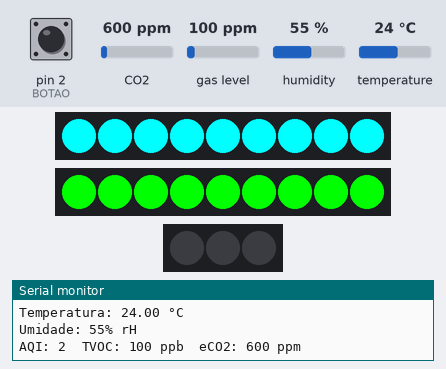
Recording of a sketch running on a simulated Arduino Uno, built with avr-gcc and run on an emulated ATmega328P. Parts: 2 × 9 RGB LEDs in strip order, left to right, 3 RGB LEDs in strip order, left to right, the last lines printed to the serial monitor. The test bench sets the inputs (shaded band); at power-on: CO2 600 ppm, temperature 24 °C, pin 2 (BOTAO) LOW, gas level 100 ppm, humidity 55 %.

Above: at 5.9 s.
6.0 s: CO2 set to 452 ppm
At 11.2 s:
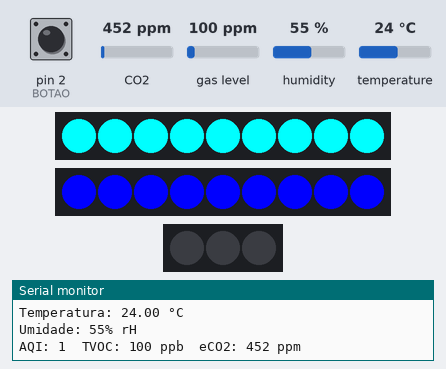
12.1 s: temperature set to 20.5 °C
18.2 s: temperature set to 19.2 °C
At 21.1 s:
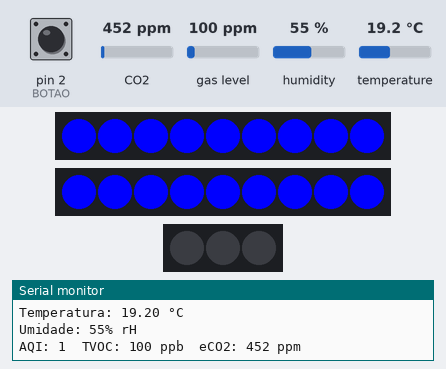
24.3 s: pin 2 (BOTAO) pulled HIGH for 3 s
At 26.0 s:
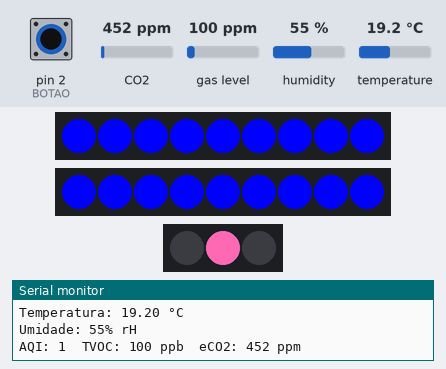
30.4 s: CO2 set to 1050 ppm
At 30.9 s:
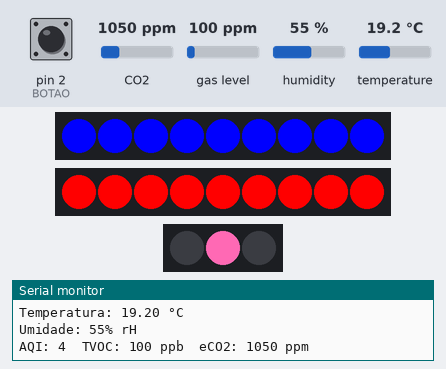
36.5 s: CO2 set to 1700 ppm
At 42.0 s:
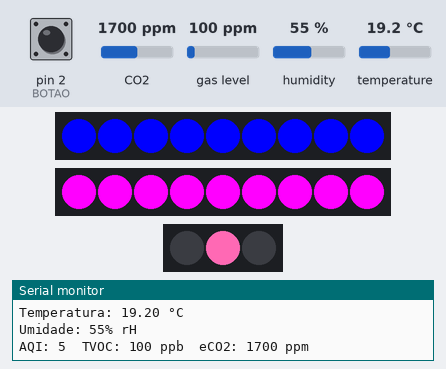
Timing chart, 0 to 43.5 s (numbered marks = the images above; inputs shaded):
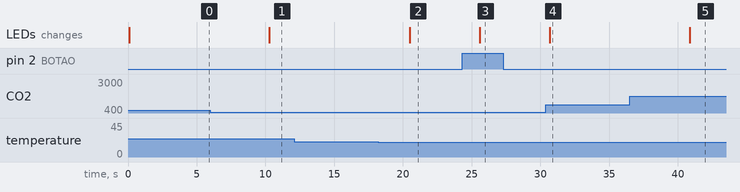

Measured:
- the behaviour switches between 20 and 19.9 °C on temperature (found by bisection; images 1 and 2)
- after the input at 6.0 s, the LEDs: change after 4.3 s (image 1)
- after the input at 18.2 s, the LEDs: change after 2.3 s (image 2)
- after the input at 30.4 s, the LEDs: change after 0.27 s (image 4)
- after the input at 36.5 s, the LEDs: change after 4.4 s (image 5)

The sketch:

aqiTempPorteBotao.ino
```cpp
#include <Wire.h>
#include <Adafruit_AHTX0.h>       // Biblioteca do sensor AHT20
#include "ScioSense_ENS160.h"     // Biblioteca do sensor ENS160
#include <Adafruit_NeoPixel.h>    // Biblioteca para controle da fita WS2812B

// Definições dos pinos para as fitas LED
#define PIN_LED_TEMP 6  // Pino da fita WS2812B que indica temperatura
#define PIN_LED_AQI 7   // Pino da fita WS2812B que indica qualidade do ar
#define NUM_LEDS 9      // Número de LEDs em cada fita

// Definição dos pinos e quantidade de LEDs
#define PINO_FITA_PORTE 8   // Pino onde a WS2812B está conectada
#define NUM_LEDS_PORTE 3    // Número de LEDs na fita
#define BOTAO 2       // Pino do botão

// Instâncias das fitas de LED
Adafruit_NeoPixel stripTemp(NUM_LEDS, PIN_LED_TEMP, NEO_GRB + NEO_KHZ800);
Adafruit_NeoPixel stripAQI(NUM_LEDS, PIN_LED_AQI, NEO_GRB + NEO_KHZ800);
Adafruit_NeoPixel fita(NUM_LEDS_PORTE, PINO_FITA_PORTE, NEO_GRB + NEO_KHZ800);

// Sensores
Adafruit_AHTX0 aht;
ScioSense_ENS160 ens160(ENS160_I2CADDR_1); // Endereço I2C do ENS160

// Variáveis para armazenar leituras
float temperatura;
int umidade;
int eCO2, aqi, tvoc;

// Variáveis para controle
int porteArvore = 2;  // Altere esse valor para 1, 2 ou 3 manualmente
bool estadoBotaoAnterior = LOW;
bool atualizarLeds = false; // Indica se os LEDs devem ser atualizados

// Função para definir a cor dos LEDs da fita de temperatura
void setCorTemp(int r, int g, int b) {
  for (int i = 0; i < NUM_LEDS; i++) {
    stripTemp.setPixelColor(i, stripTemp.Color(r, g, b));
  }
  stripTemp.show();
}

// Função para definir a cor dos LEDs da fita de qualidade do ar
void setCorAQI(int r, int g, int b) {
  for (int i = 0; i < NUM_LEDS; i++) {
    stripAQI.setPixelColor(i, stripAQI.Color(r, g, b));
  }
  stripAQI.show();
}

void setup() {
  Serial.begin(9600);
  pinMode(BOTAO, INPUT); // Configura o pino do botão como entrada

  // Inicializa as fitas LED
  stripTemp.begin();
  stripTemp.show(); // Inicializa os LEDs apagados
  stripAQI.begin();
  stripAQI.show(); // Inicializa os LEDs apagados
  fita.begin();
  fita.show(); // Inicializa os LEDs apagados

  // Inicializa o sensor AHT20
  if (!aht.begin()) {
    Serial.println("Erro ao detectar o AHT20! Verifique a conexão.");
    while (1);
  }

  // Inicializa o sensor ENS160
  if (!ens160.begin()) {
    Serial.println("Erro ao detectar o ENS160! Verifique a conexão.");
    while (1);
  }
  ens160.setMode(ENS160_OPMODE_STD); // Modo padrão de medição
}

void loop() {
  // Leitura do sensor AHT20
  sensors_event_t humidityEvent, tempEvent;
  aht.getEvent(&humidityEvent, &tempEvent);
  temperatura = tempEvent.temperature;
  umidade = humidityEvent.relative_humidity;

  // Envia os dados ao ENS160 para melhorar a precisão
  ens160.set_envdata(temperatura, umidade);
  ens160.measure(true);

  // Captura os valores do ENS160
  aqi = ens160.getAQI();
  tvoc = ens160.getTVOC();
  eCO2 = ens160.geteCO2();

  // Exibe as leituras no monitor serial
  Serial.print("Temperatura: "); Serial.print(temperatura); Serial.println(" °C");
  Serial.print("Umidade: "); Serial.print(umidade); Serial.println("% rH");
  Serial.print("AQI: "); Serial.print(aqi); Serial.print("\t");
  Serial.print("TVOC: "); Serial.print(tvoc); Serial.print(" ppb\t");
  Serial.print("eCO2: "); Serial.print(eCO2); Serial.println(" ppm");

  // Define a cor da fita LED de temperatura
  if (temperatura >= 35) {
    setCorTemp(255, 0, 0);      // Vermelho (muito quente)
  } else if (temperatura >= 30) {
    setCorTemp(255, 50, 0);     // Laranja (quente)
  } else if (temperatura >= 25) {
    setCorTemp(255, 120, 0);    // Amarelo (morno)
  } else if (temperatura >= 20) {
    setCorTemp(0, 255, 255);    // Azul claro (frio)
  } else {
    setCorTemp(0, 0, 255);      // Azul (muito frio)
  }

  // Define a cor da fita LED de qualidade do ar (AQI)
  if (aqi == 5) {
    setCorAQI(255, 0, 255);   // Roxo (muito ruim)
  } else if (aqi == 4) {
    setCorAQI(255, 0, 0);     // Vermelho (ruim)
  } else if (aqi == 3) {
    setCorAQI(255, 50, 0);    // Laranja (moderado)
  } else if (aqi == 2) {
    setCorAQI(0, 255, 0);     // Verde (bom)
  } else if (aqi == 1) {
    setCorAQI(0, 0, 255);     // Azul (muito bom)
  }

  bool estadoBotaoAtual = digitalRead(BOTAO);

  // Detecta se o botão foi pressionado (transição de LOW para HIGH)
  if (estadoBotaoAtual == HIGH && estadoBotaoAnterior == LOW) {
    atualizarLeds = !atualizarLeds; // Alterna o estado da exibição
  }
  estadoBotaoAnterior = estadoBotaoAtual; // Atualiza estado do botão

  // Se deve atualizar, muda os LEDs
  if (atualizarLeds) {
    fita.clear();

    if (porteArvore == 1) {
      fita.setPixelColor(0, fita.Color(255, 182, 193)); // Rosinha claro
    } else if (porteArvore == 2) {
      fita.setPixelColor(1, fita.Color(255, 105, 180)); // Rosa
    } else if (porteArvore == 3) {
      fita.setPixelColor(2, fita.Color(255, 20, 147));  // Rosa mais forte
    }

    fita.show(); // Atualiza os LEDs
  } else {
    fita.clear();
    fita.show(); // Mantém os LEDs apagados até pressionar novamente
  }

  delay(5000); // Aguarda 5 segundos antes da próxima leitura
}
```
